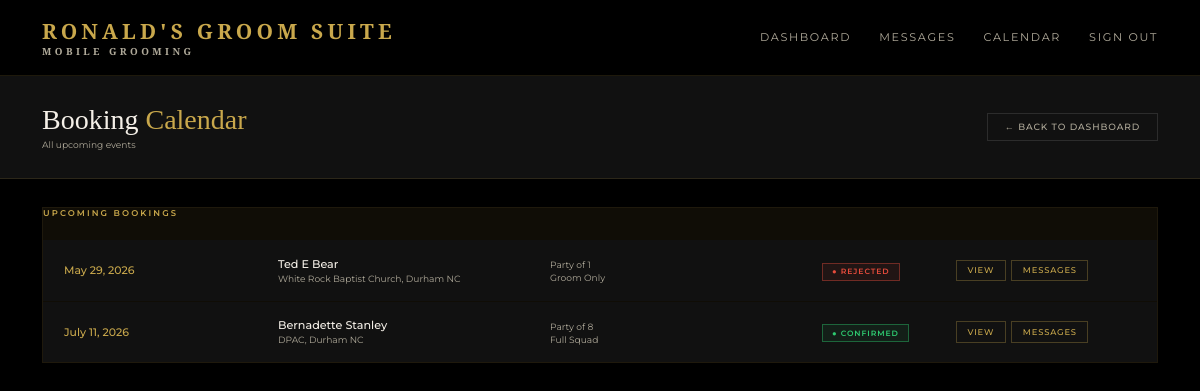
Before: /admin/calendar (signed in) with the older database file.
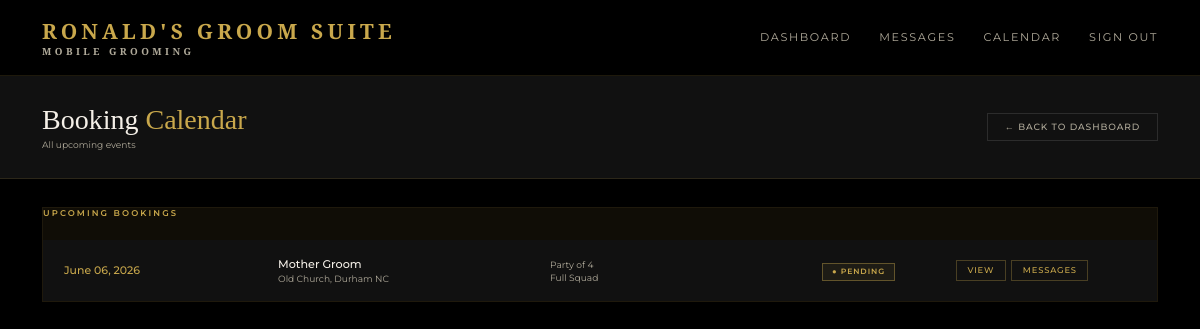
After: the same page with the newer database file.
### models.py (models this page shows)
class Booking(db.Model):
    id = db.Column(db.Integer, primary_key=True)
    wedding_date = db.Column(db.String(50), nullable=False)
    venue = db.Column(db.String(200), nullable=False)
    start_time = db.Column(db.String(20))
    party_size = db.Column(db.Integer, default=1)
    package = db.Column(db.String(100))
    addons = db.Column(db.String(200))
    notes = db.Column(db.Text)
    status = db.Column(db.String(20), default='pending')
    created_at = db.Column(db.DateTime, default=datetime.utcnow)
    user_id = db.Column(db.Integer, db.ForeignKey('user.id'), nullable=False)
    party_members = db.relationship('PartyMember', backref='booking', lazy=True)
    messages = db.relationship('Message', backref='booking_messages', lazy=True, foreign_keys='Message.booking_id')

class User(UserMixin, db.Model):
    id = db.Column(db.Integer, primary_key=True)
    name = db.Column(db.String(100), nullable=False)
    email = db.Column(db.String(120), unique=True, nullable=False)
    password = db.Column(db.String(200), nullable=False)
    role = db.Column(db.String(20), default='client')
    phone = db.Column(db.String(20))
    password_changed = db.Column(db.Boolean, default=False)
    bookings = db.relationship('Booking', backref='client', lazy=True)

### routes.py (the view)
    @app.route('/admin/calendar')
    @login_required
    @admin_required
    def admin_calendar():
        bookings = Booking.query.order_by(Booking.wedding_date).all()
        from collections import Counter
        date_counts = Counter(b.wedding_date for b in bookings)
        conflict_dates = {date for date, count in date_counts.items() if count > 1}
        return render_template('admin/calendar.html', bookings=bookings, conflict_dates=conflict_dates)

### app.py (called while the page is built)
@app.template_filter('format_date')
def format_date(value):
    try:
        return datetime.strptime(value, '%Y-%m-%d').strftime('%B %d, %Y')
    except:
        return value

### auth.py (called while the page is built)
def register_routes(app, login_manager):
    @login_manager.user_loader
    def load_user(user_id):
        return db.session.get(User, int(user_id))
    @app.route('/login', methods=['GET', 'POST'])
    def login():
        if request.method == 'POST':
            email = request.form.get('email')
            password = request.form.get('password')
            user = User.query.filter_by(email=email).first()
            if user and check_password_hash(user.password, password):
                login_user(user)
                if user.role == 'admin':
                    return redirect(url_for('index'))
                return redirect(url_for('portal'))
            flash('Invalid email or password')
        return render_template('login.html')
    @app.route('/logout')
    @login_required
    def logout():
        logout_user()
        return redirect(url_for('index'))

### templates/admin/calendar.html (shortened to what this page needs)
{% extends 'base.html' %}
{% block content %}
<div class="admin-header">
  <div>
    <h1 class="admin-title">Booking <span>Calendar</span></h1>
    <p class="admin-meta">All upcoming events</p>
  </div>
  <a href="{{ url_for('admin_dashboard') }}" class="btn-ghost">← Back to Dashboard</a>
</div>
<div class="calendar-wrapper">
  <div class="calendar-events">
    <div class="table-title" style="margin-bottom:1.5rem;">Upcoming Bookings</div>
    {% if bookings %}
      {% for booking in bookings %}
      <div class="calendar-event-row {% if booking.wedding_date in conflict_dates %}conflict-row{% endif %}">
        <div class="cal-date-block">
          <div class="cal-date-day">{{ booking.wedding_date | format_date }}</div>
        </div>
        <div class="cal-event-info">
          <div class="client-name">{{ booking.client.name }}</div>
          <div class="client-email">{{ booking.venue }}</div>
        </div>
        <div class="cal-event-meta">
          <div class="client-email">Party of {{ booking.party_size }}</div>
          <div class="client-email">{{ booking.package or 'TBD' }}</div>
        </div>
        <div>
          <span class="badge badge-{{ booking.status }}">● {{ booking.status|capitalize }}</span>
        </div>
        <div class="action-btns">
          <a href="{{ url_for('booking_detail', id=booking.id) }}" class="action-btn action-view">View</a>
          <a href="{{ url_for('admin_messages', id=booking.id) }}" class="action-btn action-view">
            Messages
            {% set unread = booking.messages | selectattr('read', 'equalto', False) | selectattr('sender_id', 'ne', current_user.id) | list | length %}
          </a>
        </div>
      </div>
      {% endfor %}
    {% else %}
      <div class="empty-state">
        <p>No bookings yet.</p>
      </div>
    {% endif %}
  </div>
</div>
{% endblock %}

Changed rows visible on the page:
removed Booking: wedding_date "May 29, 2026", client.name "Ted E Bear", venue "White Rock Baptist Church, Durham NC", party_size "1", package "Groom Only", status "REJECTED"
changed Booking "Full Squad": wedding_date "July 11, 2026" → "June 06, 2026"; client.name "Bernadette Stanley" → "Mother Groom"; venue "DPAC, Durham NC" → "Old Church, Durham NC"; party_size "8" → "4"; status "CONFIRMED" → "PENDING"
